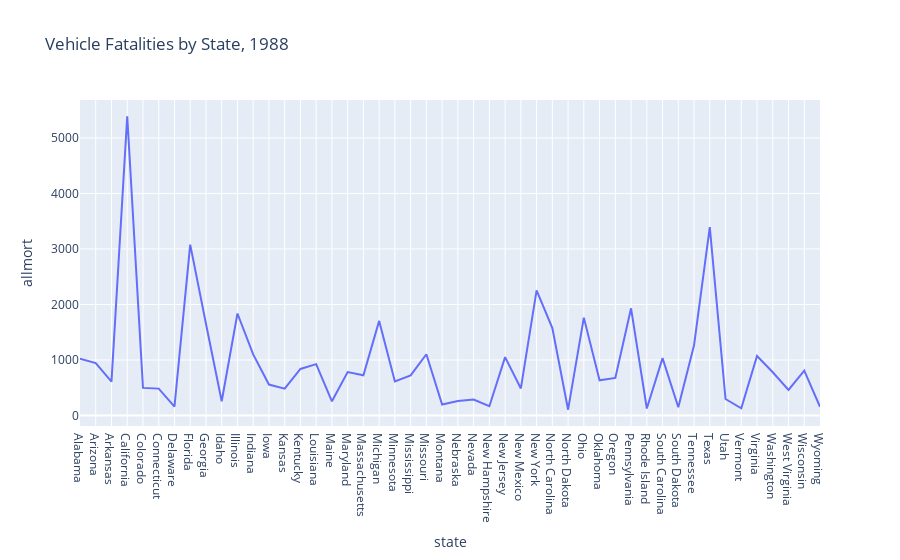

The notebook cell this image was saved under:
### Code cell
#Try 2
fig = px.line(
    traffic,
    x="state",
    y="allmort",
    title="Vehicle Fatalities by State, 1988"
)
fig = fig.show()

### Figure 1 — Plotly figure (JSON) as saved in the notebook; plotly's stock layout.template omitted (floating-point values rounded to 4 significant figures)
{"data": [{"hovertemplate": "state=%{x}<br>allmort=%{y}<extra></extra>", "legendgroup": "", "line": {"color": "#636efa", "dash": "solid"}, "marker": {"symbol": "circle"}, "mode": "lines", "name": "", "orientation": "v", "showlegend": false, "type": "scatter", "x": ["Alabama", "Arizona", "Arkansas", "California", "Colorado", "Connecticut", "Delaware", "Florida", "Georgia", "Idaho", "Illinois", "Indiana", "Iowa", "Kansas", "Kentucky", "Louisiana", "Maine", "Maryland", "Massachusetts", "Michigan", "Minnesota", "Mississippi", "Missouri", "Montana", "Nebraska", "Nevada", "New Hampshire", "New Jersey", "New Mexico", "New York", "North Carolina", "North Dakota", "Ohio", "Oklahoma", "Oregon", "Pennsylvania", "Rhode Island", "South Carolina", "South Dakota", "Tennessee", "Texas", "Utah", "Vermont", "Virginia", "Washington", "West Virginia", "Wisconsin", "Wyoming"], "xaxis": "x", "y": [1023, 944, 610, 5390, 497, 484, 160, 3078, 1653, 257, 1837, 1101, 557, 483, 838, 925, 255, 782, 725, 1704, 612, 722, 1103, 198, 261, 286, 166, 1051, 487, 2255, 1573, 104, 1763, 634, 677, 1931, 125, 1034, 147, 1266, 3393, 297, 129, 1071, 778, 460, 807, 155], "yaxis": "y"}], "layout": {"legend": {"tracegroupgap": 0}, "title": {"text": "Vehicle Fatalities by State, 1988"}, "xaxis": {"anchor": "y", "domain": [0, 1], "title": {"text": "state"}}, "yaxis": {"anchor": "x", "domain": [0, 1], "title": {"text": "allmort"}}}}
